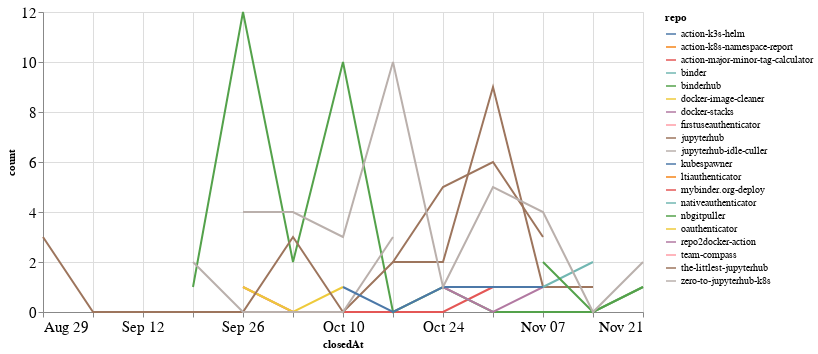

The cell this chart's notebook holds for it:
### Code cell
closed_by_time = closed_by.groupby('repo').resample('W', on='closedAt').count()['author'].reset_index()
closed_by_time = closed_by_time.rename(columns={'author': 'count'})

alt.Chart(closed_by_time, width=600).mark_line().encode(
    x='closedAt',
    y='count',
    color='repo',
    tooltip="repo"
)

### Figure 1 — Vega-Lite specification as saved in the notebook (floating-point values rounded to 4 significant figures)
{"config": {"axisLeft": {"labelFontSize": 15}, "axisBottom": {"labelFontSize": 15}}, "data": {"name": "data-807705750c964a95ad0978c0045605ee"}, "mark": "line", "encoding": {"color": {"type": "nominal", "field": "repo"}, "tooltip": {"type": "nominal", "field": "repo"}, "x": {"type": "temporal", "field": "closedAt"}, "y": {"type": "quantitative", "field": "count"}}, "width": 600, "$schema": "https://vega.github.io/schema/vega-lite/v4.8.1.json", "datasets": {"data-807705750c964a95ad0978c0045605ee": [{"repo": "action-k3s-helm", "closedAt": "2021-10-10T00:00:00", "count": 2}, {"repo": "action-k8s-namespace-report", "closedAt": "2021-09-26T00:00:00", "count": 1}, {"repo": "action-major-minor-tag-calculator", "closedAt": "2021-09-26T00:00:00", "count": 1}, {"repo": "action-major-minor-tag-calculator", "closedAt": "2021-10-03T00:00:00", "count": 0}, {"repo": "action-major-minor-tag-calculator", "closedAt": "2021-10-10T00:00:00", "count": 0}, {"repo": "action-major-minor-tag-calculator", "closedAt": "2021-10-17T00:00:00", "count": 0}, {"repo": "action-major-minor-tag-calculator", "closedAt": "2021-10-24T00:00:00", "count": 0}, {"repo": "action-major-minor-tag-calculator", "closedAt": "2021-10-31T00:00:00", "count": 1}, {"repo": "binder", "closedAt": "2021-10-03T00:00:00", "count": 1}, {"repo": "binderhub", "closedAt": "2021-09-19T00:00:00", "count": 1}, {"repo": "binderhub", "closedAt": "2021-09-26T00:00:00", "count": 12}, {"repo": "binderhub", "closedAt": "2021-10-03T00:00:00", "count": 2}, {"repo": "binderhub", "closedAt": "2021-10-10T00:00:00", "count": 10}, {"repo": "binderhub", "closedAt": "2021-10-17T00:00:00", "count": 0}, {"repo": "binderhub", "closedAt": "2021-10-24T00:00:00", "count": 1}, {"repo": "binderhub", "closedAt": "2021-10-31T00:00:00", "count": 0}, {"repo": "binderhub", "closedAt": "2021-11-07T00:00:00", "count": 0}, {"repo": "binderhub", "closedAt": "2021-11-14T00:00:00", "count": 0}, {"repo": "binderhub", "closedAt": "2021-11-21T00:00:00", "count": 1}, {"repo": "docker-image-cleaner", "closedAt": "2021-09-26T00:00:00", "count": 1}, {"repo": "docker-image-cleaner", "closedAt": "2021-10-03T00:00:00", "count": 0}, {"repo": "docker-image-cleaner", "closedAt": "2021-10-10T00:00:00", "count": 1}, {"repo": "docker-stacks", "closedAt": "2021-10-24T00:00:00", "count": 1}, {"repo": "docker-stacks", "closedAt": "2021-10-31T00:00:00", "count": 0}, {"repo": "docker-stacks", "closedAt": "2021-11-07T00:00:00", "count": 1}, {"repo": "docker-stacks", "closedAt": "2021-11-14T00:00:00", "count": 1}, {"repo": "firstuseauthenticator", "closedAt": "2021-10-31T00:00:00", "count": 4}, {"repo": "jupyterhub", "closedAt": "2021-08-29T00:00:00", "count": 3}, {"repo": "jupyterhub", "closedAt": "2021-09-05T00:00:00", "count": 0}, {"repo": "jupyterhub", "closedAt": "2021-09-12T00:00:00", "count": 0}, {"repo": "jupyterhub", "closedAt": "2021-09-19T00:00:00", "count": 0}, {"repo": "jupyterhub", "closedAt": "2021-09-26T00:00:00", "count": 0}, {"repo": "jupyterhub", "closedAt": "2021-10-03T00:00:00", "count": 3}, {"repo": "jupyterhub", "closedAt": "2021-10-10T00:00:00", "count": 0}, {"repo": "jupyterhub", "closedAt": "2021-10-17T00:00:00", "count": 2}, {"repo": "jupyterhub", "closedAt": "2021-10-24T00:00:00", "count": 2}, {"repo": "jupyterhub", "closedAt": "2021-10-31T00:00:00", "count": 9}, {"repo": "jupyterhub", "closedAt": "2021-11-07T00:00:00", "count": 1}, {"repo": "jupyterhub", "closedAt": "2021-11-14T00:00:00", "count": 1}, {"repo": "jupyterhub-idle-culler", "closedAt": "2021-09-19T00:00:00", "count": 2}, {"repo": "jupyterhub-idle-culler", "closedAt": "2021-09-26T00:00:00", "count": 0}, {"repo": "jupyterhub-idle-culler", "closedAt": "2021-10-03T00:00:00", "count": 0}, {"repo": "jupyterhub-idle-culler", "closedAt": "2021-10-10T00:00:00", "count": 0}, {"repo": "jupyterhub-idle-culler", "closedAt": "2021-10-17T00:00:00", "count": 3}, {"repo": "kubespawner", "closedAt": "2021-10-10T00:00:00", "count": 1}, {"repo": "kubespawner", "closedAt": "2021-10-17T00:00:00", "count": 0}, {"repo": "kubespawner", "closedAt": "2021-10-24T00:00:00", "count": 1}, {"repo": "kubespawner", "closedAt": "2021-10-31T00:00:00", "count": 1}, {"repo": "kubespawner", "closedAt": "2021-11-07T00:00:00", "count": 1}, {"repo": "ltiauthenticator", "closedAt": "2021-11-21T00:00:00", "count": 2}, {"repo": "mybinder.org-deploy", "closedAt": "2021-10-17T00:00:00", "count": 1}, {"repo": "nativeauthenticator", "closedAt": "2021-11-07T00:00:00", "count": 1}, {"repo": "nativeauthenticator", "closedAt": "2021-11-14T00:00:00", "count": 2}, {"repo": "nbgitpuller", "closedAt": "2021-11-07T00:00:00", "count": 2}, {"repo": "nbgitpuller", "closedAt": "2021-11-14T00:00:00", "count": 0}, {"repo": "nbgitpuller", "closedAt": "2021-11-21T00:00:00", "count": 1}, {"repo": "oauthenticator", "closedAt": "2021-10-17T00:00:00", "count": 1}, {"repo": "repo2docker-action", "closedAt": "2021-11-07T00:00:00", "count": 1}, {"repo": "team-compass", "closedAt": "2021-10-03T00:00:00", "count": 1}, {"repo": "the-littlest-jupyterhub", "closedAt": "2021-10-17T00:00:00", "count": 2}, {"repo": "the-littlest-jupyterhub", "closedAt": "2021-10-24T00:00:00", "count": 5}, {"repo": "the-littlest-jupyterhub", "closedAt": "2021-10-31T00:00:00", "count": 6}, {"repo": "the-littlest-jupyterhub", "closedAt": "2021-11-07T00:00:00", "count": 3}, {"repo": "zero-to-jupyterhub-k8s", "closedAt": "2021-09-26T00:00:00", "count": 4}, {"repo": "zero-to-jupyterhub-k8s", "closedAt": "2021-10-03T00:00:00", "count": 4}, {"repo": "zero-to-jupyterhub-k8s", "closedAt": "2021-10-10T00:00:00", "count": 3}, {"repo": "zero-to-jupyterhub-k8s", "closedAt": "2021-10-17T00:00:00", "count": 10}, {"repo": "zero-to-jupyterhub-k8s", "closedAt": "2021-10-24T00:00:00", "count": 1}, {"repo": "zero-to-jupyterhub-k8s", "closedAt": "2021-10-31T00:00:00", "count": 5}, {"repo": "zero-to-jupyterhub-k8s", "closedAt": "2021-11-07T00:00:00", "count": 4}, {"repo": "zero-to-jupyterhub-k8s", "closedAt": "2021-11-14T00:00:00", "count": 0}, {"repo": "zero-to-jupyterhub-k8s", "closedAt": "2021-11-21T00:00:00", "count": 2}]}}
